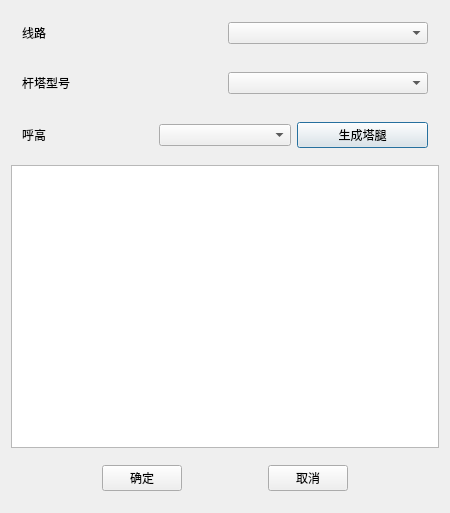
<?xml version="1.0" encoding="UTF-8"?>
<ui version="4.0">
 <class>CreateSingleTowerClass</class>
 <widget class="QDialog" name="CreateSingleTowerClass">
  <property name="geometry">
   <rect>
    <x>0</x>
    <y>0</y>
    <width>450</width>
    <height>513</height>
   </rect>
  </property>
  <property name="windowTitle">
   <string>CreateSingleTower</string>
  </property>
  <layout class="QVBoxLayout" name="verticalLayout">
   <item>
    <widget class="QWidget" name="widget" native="true">
     <layout class="QHBoxLayout" name="horizontalLayout">
      <item>
       <widget class="QLabel" name="label">
        <property name="text">
         <string>线路</string>
        </property>
       </widget>
      </item>
      <item>
       <widget class="QComboBox" name="comboBox_line"/>
      </item>
     </layout>
    </widget>
   </item>
   <item>
    <widget class="QWidget" name="widget_2" native="true">
     <layout class="QHBoxLayout" name="horizontalLayout_2">
      <item>
       <widget class="QLabel" name="label_2">
        <property name="text">
         <string>杆塔型号</string>
        </property>
       </widget>
      </item>
      <item>
       <widget class="QComboBox" name="comboBox_towertype"/>
      </item>
     </layout>
    </widget>
   </item>
   <item>
    <widget class="QWidget" name="widget_3" native="true">
     <layout class="QHBoxLayout" name="horizontalLayout_3">
      <item>
       <widget class="QLabel" name="label_3">
        <property name="text">
         <string>呼高</string>
        </property>
       </widget>
      </item>
      <item>
       <widget class="QComboBox" name="comboBox_hugao"/>
      </item>
      <item>
       <widget class="QPushButton" name="btn_createTowerLeg">
        <property name="text">
         <string>生成塔腿</string>
        </property>
       </widget>
      </item>
     </layout>
    </widget>
   </item>
   <item>
    <widget class="QTableWidget" name="tableWidget"/>
   </item>
   <item>
    <widget class="QWidget" name="widget_4" native="true">
     <layout class="QHBoxLayout" name="horizontalLayout_4">
      <item>
       <spacer name="horizontalSpacer">
        <property name="orientation">
         <enum>Qt::Horizontal</enum>
        </property>
        <property name="sizeHint" stdset="0">
         <size>
          <width>40</width>
          <height>20</height>
         </size>
        </property>
       </spacer>
      </item>
      <item>
       <widget class="QPushButton" name="btn_ok">
        <property name="text">
         <string>确定</string>
        </property>
       </widget>
      </item>
      <item>
       <spacer name="horizontalSpacer_3">
        <property name="orientation">
         <enum>Qt::Horizontal</enum>
        </property>
        <property name="sizeHint" stdset="0">
         <size>
          <width>40</width>
          <height>20</height>
         </size>
        </property>
       </spacer>
      </item>
      <item>
       <widget class="QPushButton" name="btn_cancle">
        <property name="text">
         <string>取消</string>
        </property>
       </widget>
      </item>
      <item>
       <spacer name="horizontalSpacer_2">
        <property name="orientation">
         <enum>Qt::Horizontal</enum>
        </property>
        <property name="sizeHint" stdset="0">
         <size>
          <width>40</width>
          <height>20</height>
         </size>
        </property>
       </spacer>
      </item>
     </layout>
    </widget>
   </item>
  </layout>
 </widget>
 <layoutdefault spacing="6" margin="11"/>
 <resources/>
 <connections/>
</ui>
